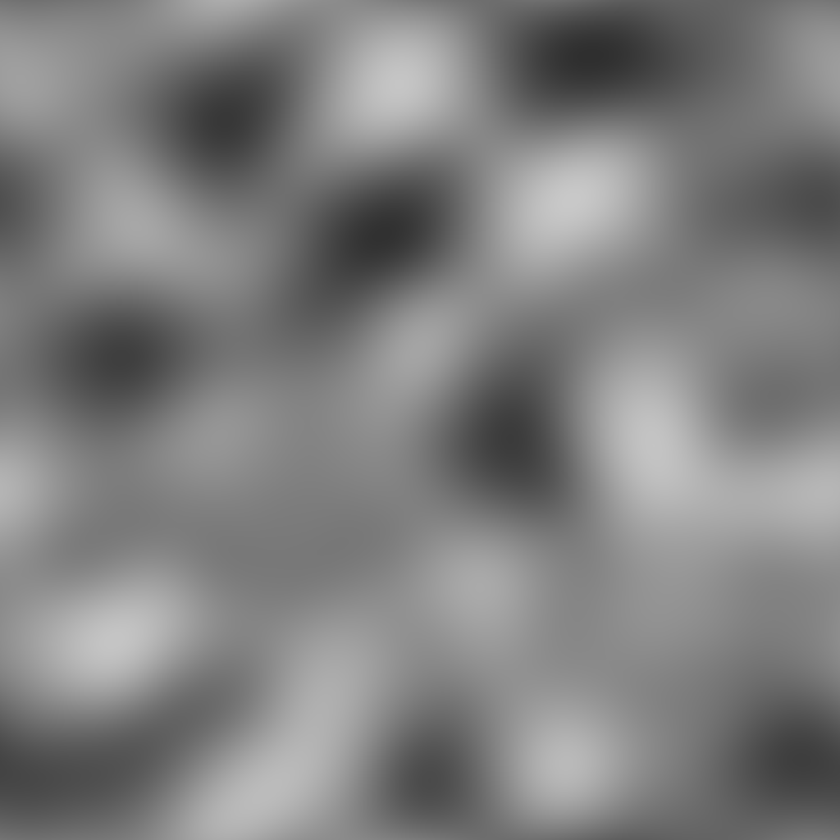
#> input picture Tools/ImageProcessing/4.png, 840 x 840 px, shrunk from 1024 x 1024 before the run, found by its file name
$ python SingleChannel2RGB.py
#> lines starting #> are read from the running program, lines starting #| are printed output that depends on the picture
import cv2
import numpy as np

image = cv2.imread("D:/workspace/BBearEditor/Tools/ImageProcessing/4.png")
#> image is the input picture: shape (840, 840, 3); min 47, max 200, mean 127.5
gray = cv2.cvtColor(image, cv2.COLOR_BGR2GRAY)
result = np.zeros_like(image)
result[:, :, 0] = gray
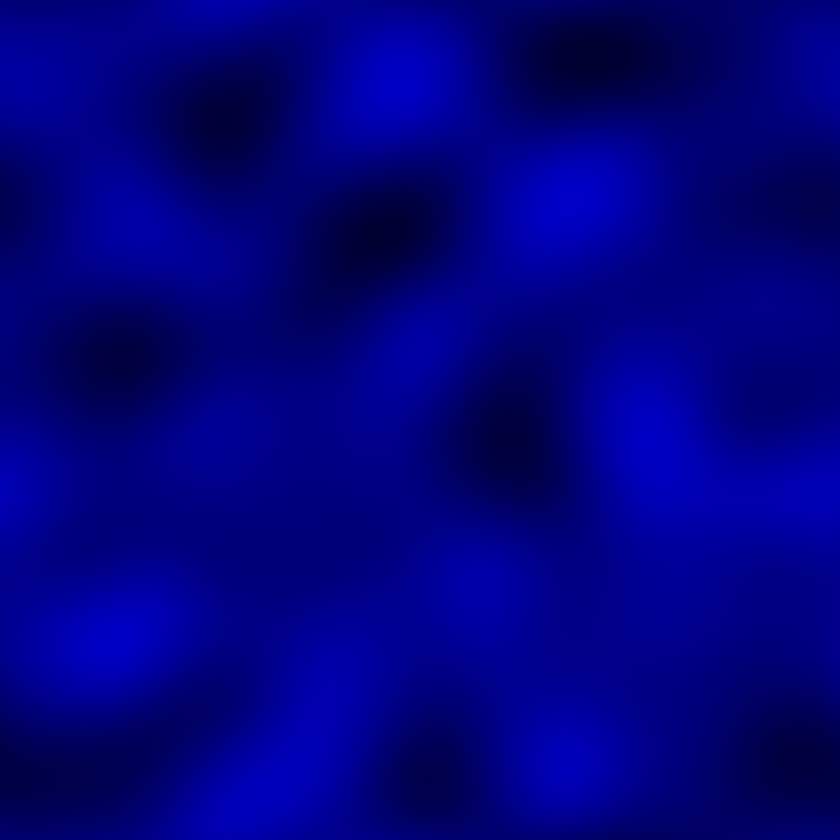
#> result: shape (840, 840, 3); mean of channels 0, 1, 2 127.5, 0, 0; drawn as B, G, R
result[:, :, 1] = gray
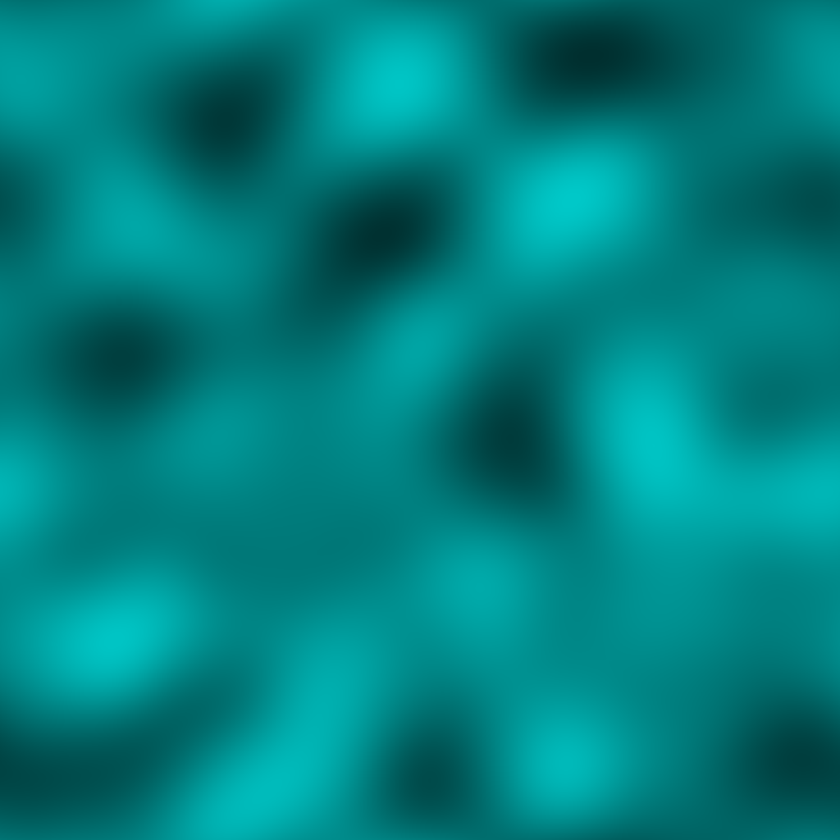
#> result: shape (840, 840, 3); mean of channels 0, 1, 2 127.5, 127.5, 0; drawn as B, G, R
result[:, :, 2] = gray

cv2.imwrite("D:/workspace/BBearEditor/Tools/ImageProcessing/5.png", result)

$ run again, with Tools/ImageProcessing/1.png copied over Tools/ImageProcessing/4.png
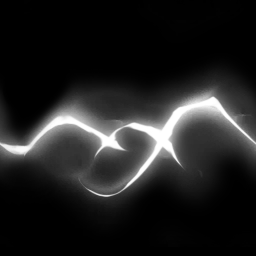
#> input picture Tools/ImageProcessing/1.png, 256 x 256 px, found by its file name
#> image is the input picture: shape (256, 256, 3); min 0, max 255, mean 32.5
#> `result[:, :, 0] = gray`:
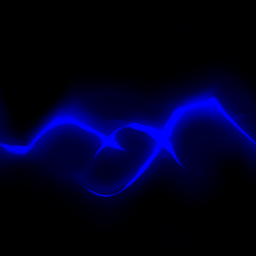
#> result: shape (256, 256, 3); mean of channels 0, 1, 2 32.5, 0, 0; drawn as B, G, R
#> `result[:, :, 1] = gray`:
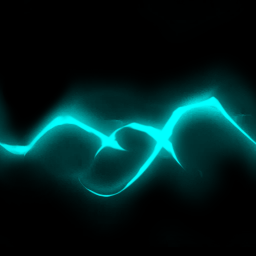
#> result: shape (256, 256, 3); mean of channels 0, 1, 2 32.5, 32.5, 0; drawn as B, G, R

$ run again, with Tools/ImageProcessing/2.png copied over Tools/ImageProcessing/4.png
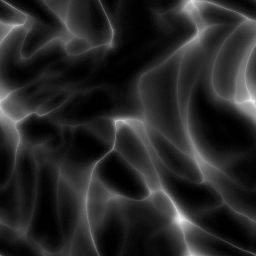
#> input picture Tools/ImageProcessing/2.png, 256 x 256 px, found by its file name
#> image is the input picture: shape (256, 256, 3); min 0, max 248, mean 39.6
#> `result[:, :, 0] = gray`:
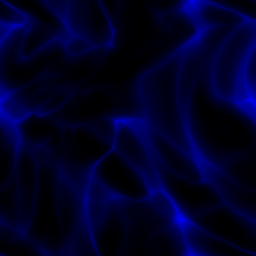
#> result: shape (256, 256, 3); mean of channels 0, 1, 2 39.6, 0, 0; drawn as B, G, R
#> `result[:, :, 1] = gray`:
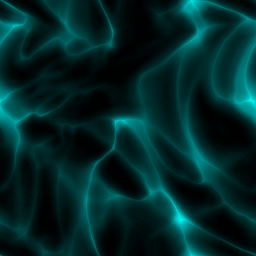
#> result: shape (256, 256, 3); mean of channels 0, 1, 2 39.6, 39.6, 0; drawn as B, G, R

$ run again, with Tools/ImageProcessing/3.png copied over Tools/ImageProcessing/4.png
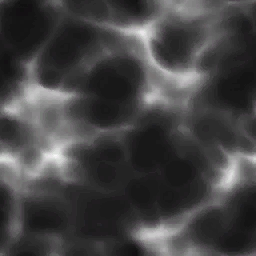
#> input picture Tools/ImageProcessing/3.png, 256 x 256 px, found by its file name
#> image is the input picture: shape (256, 256, 3); mean B, G, R 67.6, 67, 67.6
#> `result[:, :, 0] = gray`:
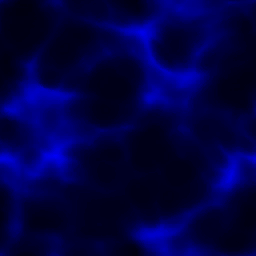
#> result: shape (256, 256, 3); mean of channels 0, 1, 2 67.2, 0, 0; drawn as B, G, R
#> `result[:, :, 1] = gray`:
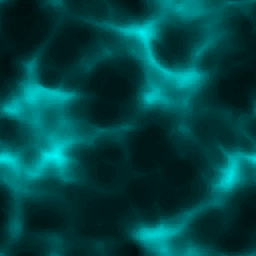
#> result: shape (256, 256, 3); mean of channels 0, 1, 2 67.2, 67.2, 0; drawn as B, G, R
